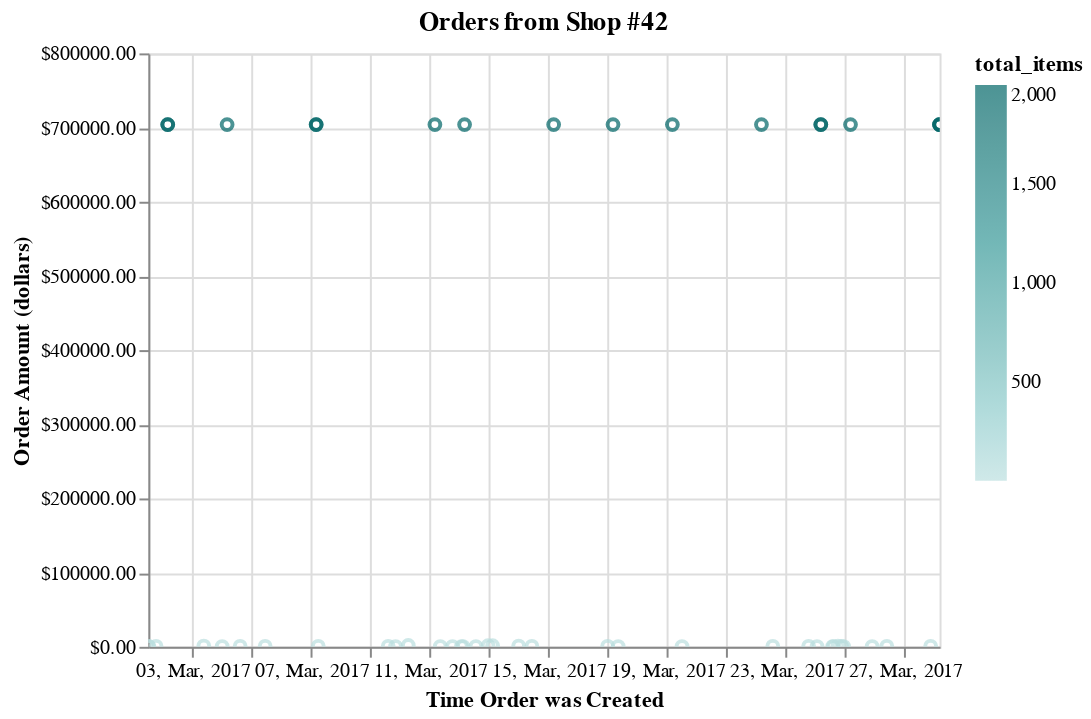

The notebook cell this image was saved under:
### Markdown cell above
##### Shop# 42 Investigation:

### Code cell
shop_42_df = data.loc[data['shop_id'] == 42]
alt.Chart(shop_42_df).mark_point().encode(
    x=alt.X('created_at:T', axis=alt.Axis(format='%d, %b, %Y', title="Time Order was Created")),
    y=alt.Y('order_amount:Q', axis=alt.Axis(format='$.2f'), title="Order Amount (dollars)"),
    color = alt.Color('total_items', scale=alt.Scale(scheme='teals')),
    tooltip=['order_id', 'total_items', 'order_amount', alt.Tooltip('monthdate(created_at):T', title="created_at")]
).properties(
    title='Orders from Shop #42'
).interactive()

### Figure 1 — Vega-Lite specification as saved in the notebook (floating-point values rounded to 4 significant figures)
{"config": {"view": {"continuousWidth": 400, "continuousHeight": 300}}, "data": {"name": "data-d1c2de6e16fa649b3fa534aaa1a1e1a0"}, "mark": "point", "encoding": {"color": {"field": "total_items", "scale": {"scheme": "teals"}, "type": "quantitative"}, "tooltip": [{"field": "order_id", "type": "quantitative"}, {"field": "total_items", "type": "quantitative"}, {"field": "order_amount", "type": "quantitative"}, {"field": "created_at", "timeUnit": "monthdate", "title": "created_at", "type": "temporal"}], "x": {"axis": {"format": "%d, %b, %Y", "title": "Time Order was Created"}, "field": "created_at", "type": "temporal"}, "y": {"axis": {"format": "$.2f"}, "field": "order_amount", "title": "Order Amount (dollars)", "type": "quantitative"}}, "selection": {"selector017": {"type": "interval", "bind": "scales", "encodings": ["x", "y"]}}, "title": "Orders from Shop #42", "$schema": "https://vega.github.io/schema/vega-lite/v4.17.0.json", "datasets": {"data-d1c2de6e16fa649b3fa534aaa1a1e1a0": [{"order_id": 16, "shop_id": 42, "user_id": 607, "order_amount": 704000, "total_items": 2000, "payment_method": "credit_card", "created_at": "2017-03-07 4:00:00"}, {"order_id": 41, "shop_id": 42, "user_id": 793, "order_amount": 352, "total_items": 1, "payment_method": "credit_card", "created_at": "2017-03-24 14:15:41"}, {"order_id": 61, "shop_id": 42, "user_id": 607, "order_amount": 704000, "total_items": 2000, "payment_method": "credit_card", "created_at": "2017-03-04 4:00:00"}, {"order_id": 309, "shop_id": 42, "user_id": 770, "order_amount": 352, "total_items": 1, "payment_method": "credit_card", "created_at": "2017-03-11 18:14:39"}, {"order_id": 410, "shop_id": 42, "user_id": 904, "order_amount": 704, "total_items": 2, "payment_method": "credit_card", "created_at": "2017-03-04 14:32:58"}, {"order_id": 521, "shop_id": 42, "user_id": 607, "order_amount": 704000, "total_items": 2000, "payment_method": "credit_card", "created_at": "2017-03-02 4:00:00"}, {"order_id": 835, "shop_id": 42, "user_id": 792, "order_amount": 352, "total_items": 1, "payment_method": "cash", "created_at": "2017-03-25 21:31:25"}, {"order_id": 836, "shop_id": 42, "user_id": 819, "order_amount": 704, "total_items": 2, "payment_method": "cash", "created_at": "2017-03-09 14:15:15"}, {"order_id": 939, "shop_id": 42, "user_id": 808, "order_amount": 1056, "total_items": 3, "payment_method": "credit_card", "created_at": "2017-03-13 23:43:45"}, {"order_id": 980, "shop_id": 42, "user_id": 744, "order_amount": 352, "total_items": 1, "payment_method": "debit", "created_at": "2017-03-12 13:09:04"}, {"order_id": 1105, "shop_id": 42, "user_id": 607, "order_amount": 704000, "total_items": 2000, "payment_method": "credit_card", "created_at": "2017-03-24 4:00:00"}, {"order_id": 1363, "shop_id": 42, "user_id": 607, "order_amount": 704000, "total_items": 2000, "payment_method": "credit_card", "created_at": "2017-03-15 4:00:00"}, {"order_id": 1365, "shop_id": 42, "user_id": 797, "order_amount": 1760, "total_items": 5, "payment_method": "cash", "created_at": "2017-03-10 6:28:21"}, {"order_id": 1368, "shop_id": 42, "user_id": 926, "order_amount": 1408, "total_items": 4, "payment_method": "cash", "created_at": "2017-03-13 2:38:34"}, {"order_id": 1437, "shop_id": 42, "user_id": 607, "order_amount": 704000, "total_items": 2000, "payment_method": "credit_card", "created_at": "2017-03-11 4:00:00"}, {"order_id": 1472, "shop_id": 42, "user_id": 907, "order_amount": 1408, "total_items": 4, "payment_method": "debit", "created_at": "2017-03-12 23:00:22"}, {"order_id": 1513, "shop_id": 42, "user_id": 946, "order_amount": 352, "total_items": 1, "payment_method": "debit", "created_at": "2017-03-24 13:35:04"}, {"order_id": 1521, "shop_id": 42, "user_id": 756, "order_amount": 704, "total_items": 2, "payment_method": "debit", "created_at": "2017-03-22 13:10:31"}, {"order_id": 1563, "shop_id": 42, "user_id": 607, "order_amount": 704000, "total_items": 2000, "payment_method": "credit_card", "created_at": "2017-03-19 4:00:00"}, {"order_id": 1603, "shop_id": 42, "user_id": 607, "order_amount": 704000, "total_items": 2000, "payment_method": "credit_card", "created_at": "2017-03-17 4:00:00"}, {"order_id": 1912, "shop_id": 42, "user_id": 739, "order_amount": 704, "total_items": 2, "payment_method": "cash", "created_at": "2017-03-07 5:42:52"}, {"order_id": 1930, "shop_id": 42, "user_id": 770, "order_amount": 352, "total_items": 1, "payment_method": "credit_card", "created_at": "2017-03-17 8:11:13"}, {"order_id": 2004, "shop_id": 42, "user_id": 934, "order_amount": 704, "total_items": 2, "payment_method": "cash", "created_at": "2017-03-26 9:21:26"}, {"order_id": 2019, "shop_id": 42, "user_id": 739, "order_amount": 352, "total_items": 1, "payment_method": "debit", "created_at": "2017-03-01 12:42:26"}, {"order_id": 2054, "shop_id": 42, "user_id": 951, "order_amount": 352, "total_items": 1, "payment_method": "debit", "created_at": "2017-03-19 11:49:12"}, {"order_id": 2154, "shop_id": 42, "user_id": 607, "order_amount": 704000, "total_items": 2000, "payment_method": "credit_card", "created_at": "2017-03-12 4:00:00"}, {"order_id": 2274, "shop_id": 42, "user_id": 747, "order_amount": 704, "total_items": 2, "payment_method": "debit", "created_at": "2017-03-27 20:48:19"}, {"order_id": 2298, "shop_id": 42, "user_id": 607, "order_amount": 704000, "total_items": 2000, "payment_method": "credit_card", "created_at": "2017-03-07 4:00:00"}, {"order_id": 2492, "shop_id": 42, "user_id": 868, "order_amount": 704, "total_items": 2, "payment_method": "debit", "created_at": "2017-03-01 18:33:33"}, {"order_id": 2610, "shop_id": 42, "user_id": 868, "order_amount": 704, "total_items": 2, "payment_method": "debit", "created_at": "2017-03-23 18:10:14"}, {"order_id": 2767, "shop_id": 42, "user_id": 970, "order_amount": 704, "total_items": 2, "payment_method": "credit_card", "created_at": "2017-03-05 10:45:42"}, {"order_id": 2836, "shop_id": 42, "user_id": 607, "order_amount": 704000, "total_items": 2000, "payment_method": "credit_card", "created_at": "2017-03-28 4:00:00"}, {"order_id": 2970, "shop_id": 42, "user_id": 607, "order_amount": 704000, "total_items": 2000, "payment_method": "credit_card", "created_at": "2017-03-28 4:00:00"}, {"order_id": 2988, "shop_id": 42, "user_id": 819, "order_amount": 1056, "total_items": 3, "payment_method": "cash", "created_at": "2017-03-03 9:09:25"}, {"order_id": 3333, "shop_id": 42, "user_id": 607, "order_amount": 704000, "total_items": 2000, "payment_method": "credit_card", "created_at": "2017-03-24 4:00:00"}, {"order_id": 3514, "shop_id": 42, "user_id": 726, "order_amount": 1056, "total_items": 3, "payment_method": "debit", "created_at": "2017-03-24 17:51:05"}, {"order_id": 3652, "shop_id": 42, "user_id": 830, "order_amount": 352, "total_items": 1, "payment_method": "credit_card", "created_at": "2017-03-24 22:26:58"}, {"order_id": 3698, "shop_id": 42, "user_id": 839, "order_amount": 352, "total_items": 1, "payment_method": "debit", "created_at": "2017-03-12 2:45:09"}, {"order_id": 3904, "shop_id": 42, "user_id": 975, "order_amount": 352, "total_items": 1, "payment_method": "debit", "created_at": "2017-03-12 1:28:31"}, {"order_id": 3999, "shop_id": 42, "user_id": 886, "order_amount": 352, "total_items": 1, "payment_method": "debit", "created_at": "2017-03-09 20:10:41"}, {"order_id": 4057, "shop_id": 42, "user_id": 607, "order_amount": 704000, "total_items": 2000, "payment_method": "credit_card", "created_at": "2017-03-28 4:00:00"}, {"order_id": 4232, "shop_id": 42, "user_id": 962, "order_amount": 352, "total_items": 1, "payment_method": "cash", "created_at": "2017-03-04 0:01:19"}, {"order_id": 4295, "shop_id": 42, "user_id": 859, "order_amount": 704, "total_items": 2, "payment_method": "cash", "created_at": "2017-03-24 20:50:40"}, {"order_id": 4327, "shop_id": 42, "user_id": 788, "order_amount": 704, "total_items": 2, "payment_method": "debit", "created_at": "2017-03-16 23:37:57"}, {"order_id": 4422, "shop_id": 42, "user_id": 736, "order_amount": 704, "total_items": 2, "payment_method": "credit_card", "created_at": "2017-03-01 12:19:49"}, {"order_id": 4626, "shop_id": 42, "user_id": 809, "order_amount": 352, "total_items": 1, "payment_method": "credit_card", "created_at": "2017-03-11 8:21:26"}, {"order_id": 4647, "shop_id": 42, "user_id": 607, "order_amount": 704000, "total_items": 2000, "payment_method": "credit_card", "created_at": "2017-03-02 4:00:00"}, {"order_id": 4746, "shop_id": 42, "user_id": 872, "order_amount": 352, "total_items": 1, "payment_method": "debit", "created_at": "2017-03-24 0:57:24"}, {"order_id": 4768, "shop_id": 42, "user_id": 720, "order_amount": 704, "total_items": 2, "payment_method": "credit_card", "created_at": "2017-03-14 10:26:08"}, {"order_id": 4869, "shop_id": 42, "user_id": 607, "order_amount": 704000, "total_items": 2000, "payment_method": "credit_card", "created_at": "2017-03-22 4:00:00"}, {"order_id": 4883, "shop_id": 42, "user_id": 607, "order_amount": 704000, "total_items": 2000, "payment_method": "credit_card", "created_at": "2017-03-25 4:00:00"}]}}
